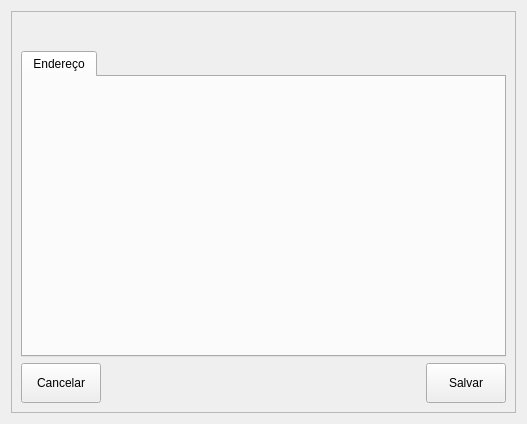
<?xml version="1.0" encoding="UTF-8"?>
<ui version="4.0">
  <class>FormEmpresaDetalhe</class>
  <widget class="QWidget" name="FormEmpresaDetalhe">
    <property name="geometry">
      <rect>
        <x>0</x>
        <y>0</y>
        <width>527</width>
        <height>424</height>
      </rect>
    </property>
    <property name="windowTitle">
      <string>Form</string>
    </property>
    <layout class="QVBoxLayout" name="verticalLayout_2">
      <item>
        <widget class="QScrollArea" name="scrollArea">
          <property name="widgetResizable">
            <bool>true</bool>
          </property>
          <widget class="QWidget" name="scrollAreaWidgetContents">
            <property name="geometry">
              <rect>
                <x>0</x>
                <y>0</y>
                <width>507</width>
                <height>404</height>
              </rect>
            </property>
            <layout class="QVBoxLayout" name="verticalLayout_4">
              <item>
                <layout class="QVBoxLayout" name="verticalLayout_3">
                  <item>
                    <widget class="InputRadioGroup" name="rgPessoa" native="true" />
                  </item>
                  <item>
                    <layout class="QHBoxLayout" name="horizontalLayout">
                      <item>
                        <widget class="InputMasked" name="edtCPF" native="true">
                          <property name="mask" stdset="0">
                            <string>999.999.999-99;_</string>
                          </property>
                          <property name="labelText" stdset="0">
                            <string>CPF</string>
                          </property>
                        </widget>
                      </item>
                      <item>
                        <widget class="InputMasked" name="edtCNPJ" native="true">
                          <property name="mask" stdset="0">
                            <string>99.999.999/9999-99;_</string>
                          </property>
                          <property name="labelText" stdset="0">
                            <string>CNPJ</string>
                          </property>
                        </widget>
                      </item>
                    </layout>
                  </item>
                  <item>
                    <widget class="InputText" name="edtRazaoSocial" native="true">
                      <property name="minimumSize">
                        <size>
                          <width>0</width>
                          <height>0</height>
                        </size>
                      </property>
                      <property name="labelText" stdset="0">
                        <string>Razão Social</string>
                      </property>
                    </widget>
                  </item>
                  <item>
                    <widget class="InputText" name="edtNomeFantasia" native="true">
                      <property name="minimumSize">
                        <size>
                          <width>0</width>
                          <height>0</height>
                        </size>
                      </property>
                      <property name="labelText" stdset="0">
                        <string>Nome Fantasia</string>
                      </property>
                    </widget>
                  </item>
                  <item>
                    <layout class="QHBoxLayout" name="horizontalLayout_4">
                      <item>
                        <widget class="InputText" name="edtInscricaoEstadual" native="true">
                          <property name="labelText" stdset="0">
                            <string>Inscrição Estadual</string>
                          </property>
                        </widget>
                      </item>
                      <item>
                        <widget class="InputText" name="edtInscricaoMunicipal" native="true">
                          <property name="labelText" stdset="0">
                            <string>Inscrição Municipal</string>
                          </property>
                        </widget>
                      </item>
                      <item>
                        <widget class="InputComboBox" name="cbRegimeTributario" native="true">
                          <property name="labelText" stdset="0">
                            <string>Regime Tributário</string>
                          </property>
                        </widget>
                      </item>
                    </layout>
                  </item>
                  <item>
                    <widget class="QTabWidget" name="tabWidget">
                      <property name="currentIndex">
                        <number>0</number>
                      </property>
                      <widget class="QWidget" name="tabEndereco">
                        <attribute name="title">
                          <string>Endereço</string>
                        </attribute>
                        <layout class="QVBoxLayout" name="verticalLayout">
                          <item>
                            <widget class="InputMasked" name="edtCEP" native="true">
                              <property name="mask" stdset="0">
                                <string>99.999-999;_</string>
                              </property>
                              <property name="labelText" stdset="0">
                                <string>CEP</string>
                              </property>
                            </widget>
                          </item>
                          <item>
                            <layout class="QHBoxLayout" name="horizontalLayout_2">
                              <item>
                                <widget class="InputText" name="edtLogradouro" native="true">
                                  <property name="labelText" stdset="0">
                                    <string>Logradouro</string>
                                  </property>
                                </widget>
                              </item>
                              <item>
                                <widget class="InputText" name="edtNumero" native="true">
                                  <property name="maximumSize">
                                    <size>
                                      <width>100</width>
                                      <height>16777215</height>
                                    </size>
                                  </property>
                                  <property name="labelText" stdset="0">
                                    <string>Número</string>
                                  </property>
                                </widget>
                              </item>
                            </layout>
                          </item>
                          <item>
                            <widget class="InputText" name="edtComplemento" native="true">
                              <property name="labelText" stdset="0">
                                <string>Complemento</string>
                              </property>
                            </widget>
                          </item>
                          <item>
                            <widget class="InputText" name="edtBairro" native="true">
                              <property name="labelText" stdset="0">
                                <string>Bairro</string>
                              </property>
                            </widget>
                          </item>
                          <item>
                            <layout class="QHBoxLayout" name="horizontalLayout_3">
                              <item>
                                <widget class="InputComboBox" name="cbUF" native="true">
                                  <property name="maximumSize">
                                    <size>
                                      <width>50</width>
                                      <height>16777215</height>
                                    </size>
                                  </property>
                                  <property name="labelText" stdset="0">
                                    <string>UF</string>
                                  </property>
                                </widget>
                              </item>
                              <item>
                                <widget class="InputComboBox" name="cbCidade" native="true">
                                  <property name="labelText" stdset="0">
                                    <string>Cidade</string>
                                  </property>
                                </widget>
                              </item>
                            </layout>
                          </item>
                          <item>
                            <spacer name="verticalSpacer">
                              <property name="orientation">
                                <enum>Qt::Orientation::Vertical</enum>
                              </property>
                              <property name="sizeHint" stdset="0">
                                <size>
                                  <width>20</width>
                                  <height>40</height>
                                </size>
                              </property>
                            </spacer>
                          </item>
                        </layout>
                      </widget>
                    </widget>
                  </item>
                </layout>
              </item>
              <item>
                <layout class="QHBoxLayout" name="horizontalLayout_41">
                  <item>
                    <widget class="QPushButton" name="btnCancelar">
                      <property name="minimumSize">
                        <size>
                          <width>0</width>
                          <height>40</height>
                        </size>
                      </property>
                      <property name="text">
                        <string>Cancelar</string>
                      </property>
                    </widget>
                  </item>
                  <item>
                    <spacer name="horizontalSpacer">
                      <property name="orientation">
                        <enum>Qt::Orientation::Horizontal</enum>
                      </property>
                      <property name="sizeHint" stdset="0">
                        <size>
                          <width>40</width>
                          <height>20</height>
                        </size>
                      </property>
                    </spacer>
                  </item>
                  <item>
                    <widget class="QPushButton" name="btnSalvar">
                      <property name="minimumSize">
                        <size>
                          <width>0</width>
                          <height>40</height>
                        </size>
                      </property>
                      <property name="text">
                        <string>Salvar</string>
                      </property>
                    </widget>
                  </item>
                </layout>
              </item>
            </layout>
          </widget>
        </widget>
      </item>
    </layout>
  </widget>
  <customwidgets>
    <customwidget>
      <class>InputMasked</class>
      <extends>QWidget</extends>
      <header>presentation/components/inputs/InputMasked.h</header>
      <container>1</container>
    </customwidget>
    <customwidget>
      <class>InputText</class>
      <extends>QWidget</extends>
      <header>presentation/components/inputs/InputText.h</header>
      <container>1</container>
    </customwidget>
    <customwidget>
      <class>InputRadioGroup</class>
      <extends>QWidget</extends>
      <header>presentation/components/inputs/InputRadioGroup.h</header>
      <container>1</container>
    </customwidget>
    <customwidget>
      <class>InputComboBox</class>
      <extends>QWidget</extends>
      <header>presentation/components/inputs/InputComboBox.h</header>
      <container>1</container>
    </customwidget>
  </customwidgets>
  <resources />
  <connections />
</ui>
